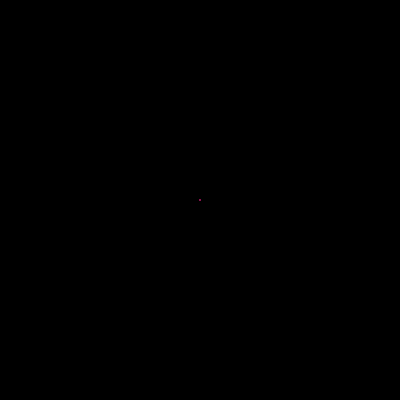
Frame 1 (no input)
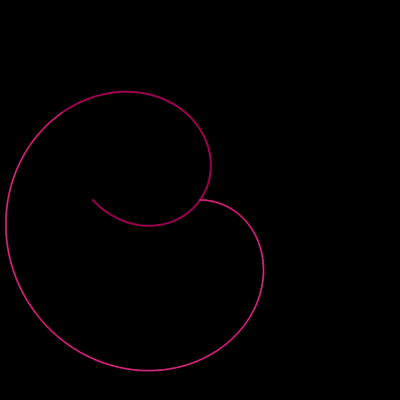
Frame 60 (no input)
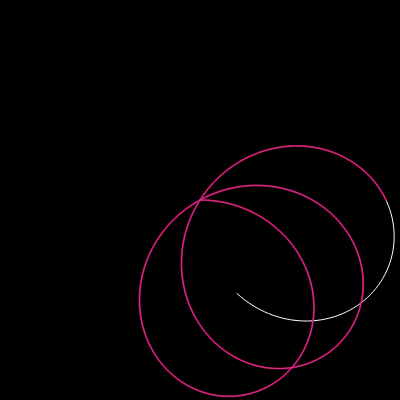
Frame 120 (the mouse pressed at the canvas centre since frame 60)

The p5.js sketch that drew these frames (run headless with seeded random() and noise() and a simulated clock; from frame 60 on, the mouse is pressed at the canvas centre):

// p5.js sketch
// ── sketch.js
let n = 0;
let d = 0;

let dSlider;
let nSlider;

function setup() {
  createCanvas(400, 400);
  angleMode(DEGREES);

  // dSlider = createSlider(0, 180, 1, 1);
  // nSlider = createSlider(0, 180, 1, 1);
}

function draw() {
  background(0);
  // d = dSlider.value();
  // n = nSlider.value();

  translate(width / 2, height / 2);
  beginShape();
  noFill();
  strokeWeight(1);
  stroke(255);
  for (let i = 0; i < 361; i++) {
    let k = i * d;
    let r = 200 * sin(n * k);
    let x = r * cos(k);
    let y = r * sin(k);
    vertex(x, y);
  }
  endShape();

  beginShape();
  noFill();
  stroke(200, 0, 100, 200);
  strokeWeight(2);
  for (let i = 0; i < 361; i++) {
    let k = i;
    let r = 200 * sin(n * k);
    let x = r * cos(k);
    let y = r * sin(k);
    vertex(x, y);
  }
  endShape();

  n += 0.01;
  d += 0.01;
}
